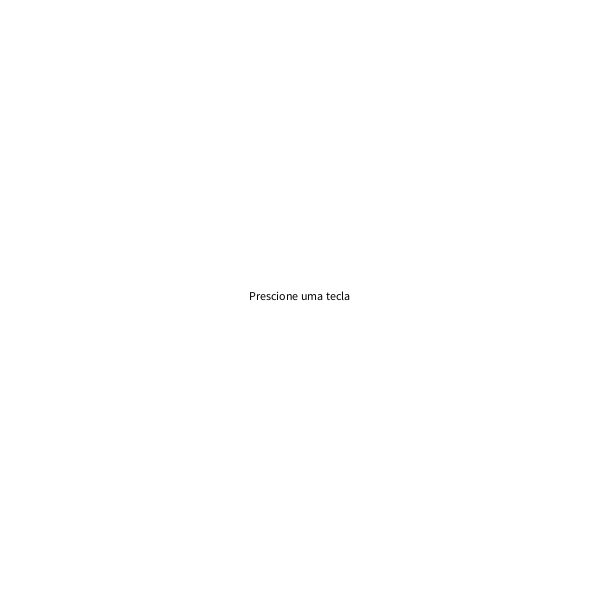
Frame 1 (no input)
Frame 60 (the mouse pressed at the canvas centre just before this capture): identical to frame 1, image omitted
Frame 120 (the mouse held since frame 60 and released just before this capture): identical to frame 1, image omitted

The Processing sketch that drew this single still picture (run headless with seeded random() and noise(); from frame 60 on, the mouse is pressed at the canvas centre):

// Processing sketch: Questao_17
// ── Questao_17.pde
int Xpos, Ypos;

void setup(){
  size(600,600);
  background(255);
  textAlign(CENTER);
  fill(0);
  text("Prescione uma tecla", 300, 300);
}

void draw(){
  if(keyPressed)
    if(key == 'f' || key == 'F'){
      noLoop();
      fill(255);
      textSize(50);
      textAlign(CENTER);
      fill(255,0,0);
      text("Fim", 300, 300);
    }else{
      Xpos = (int)random(600);
      Ypos = (int)random(600);
      strokeWeight(10);
      line(Xpos, Ypos, Xpos, Ypos);
    }
}
